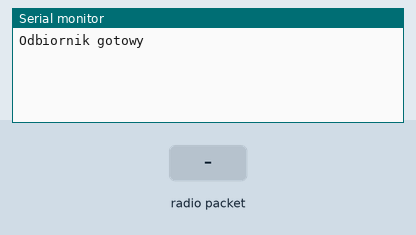
Recording of a sketch running on a simulated Arduino Uno, built with avr-gcc and run on an emulated ATmega328P. On the bench: the last lines printed to the serial monitor. Inputs (shaded band) come from the test bench. No radio packets arrive unless stated.

Above: at 1.2 s.
1.3 s: radio packet "1" arrives
At 2.2 s:
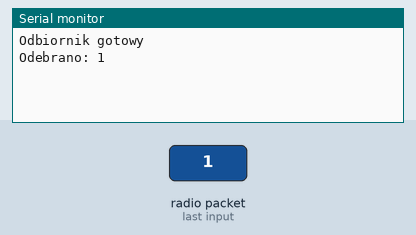
2.8 s: radio packet "0" arrives
At 3.3 s:
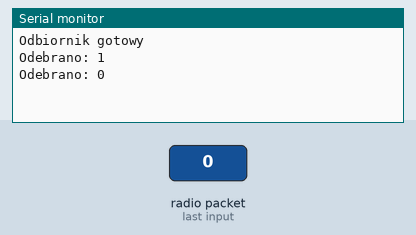
4.3 s: radio packet "2" arrives
At 5.7 s:
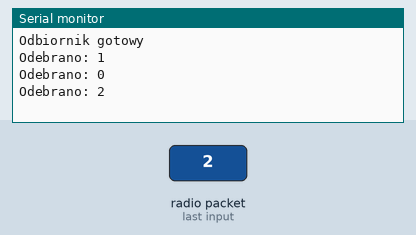

Measured:
- after the input at 1.3 s, the serial monitor: prints a new line at once (image 1)
- after the input at 2.8 s, the serial monitor: prints a new line at once (image 2)
- after the input at 4.3 s, the serial monitor: prints a new line at once (image 3)

The sketch:

odbiornik.ino
```cpp
#include <RH_ASK.h>
#include <SPI.h> // wymagane przez RadioHead

#define RX_PIN 11

RH_ASK driver(2000, RX_PIN); // bitrate = 2000, RX = pin 11

void setup() {
  Serial.begin(9600);
  if (!driver.init()) {
    Serial.println("Błąd inicjalizacji ODBIORNIKA");
  } else {
    Serial.println("Odbiornik gotowy");
  }
}

void loop() {
  uint8_t buf[RH_ASK_MAX_MESSAGE_LEN];
  uint8_t buflen = sizeof(buf);

  if (driver.recv(buf, &buflen)) {
    buf[buflen] = '\0'; // zakończ string
    Serial.print("Odebrano: ");
    Serial.println((char*)buf);
  }
}
```
